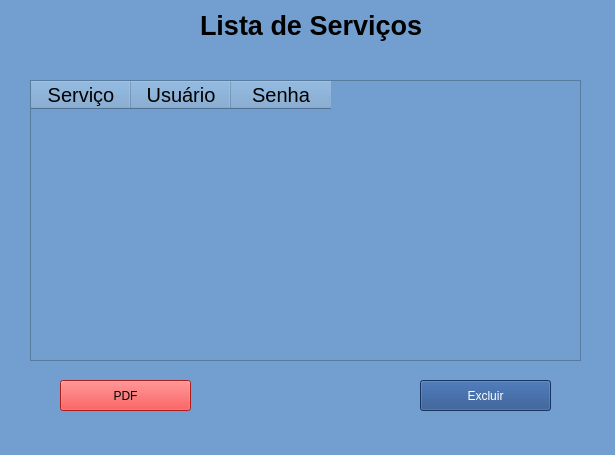
<?xml version="1.0" encoding="UTF-8"?>
<ui version="4.0">
 <class>MainWindow</class>
 <widget class="QMainWindow" name="MainWindow">
  <property name="geometry">
   <rect>
    <x>0</x>
    <y>0</y>
    <width>615</width>
    <height>455</height>
   </rect>
  </property>
  <property name="windowTitle">
   <string>MainWindow</string>
  </property>
  <property name="styleSheet">
   <string notr="true">background-color: rgb(114, 159, 207);</string>
  </property>
  <widget class="QWidget" name="centralwidget">
   <widget class="QLabel" name="label">
    <property name="geometry">
     <rect>
      <x>200</x>
      <y>10</y>
      <width>231</width>
      <height>31</height>
     </rect>
    </property>
    <property name="font">
     <font>
      <family>Arial</family>
      <pointsize>20</pointsize>
      <weight>75</weight>
      <bold>true</bold>
     </font>
    </property>
    <property name="text">
     <string>Lista de Serviços</string>
    </property>
   </widget>
   <widget class="QTableWidget" name="tbl_servicos">
    <property name="geometry">
     <rect>
      <x>30</x>
      <y>80</y>
      <width>551</width>
      <height>281</height>
     </rect>
    </property>
    <property name="minimumSize">
     <size>
      <width>551</width>
      <height>0</height>
     </size>
    </property>
    <property name="sortingEnabled">
     <bool>false</bool>
    </property>
    <column>
     <property name="text">
      <string>Serviço</string>
     </property>
     <property name="font">
      <font>
       <family>Arial</family>
       <pointsize>15</pointsize>
      </font>
     </property>
    </column>
    <column>
     <property name="text">
      <string notr="true">Usuário</string>
     </property>
     <property name="font">
      <font>
       <family>Arial</family>
       <pointsize>15</pointsize>
       <weight>50</weight>
       <bold>false</bold>
      </font>
     </property>
    </column>
    <column>
     <property name="text">
      <string>Senha</string>
     </property>
     <property name="font">
      <font>
       <family>Arial</family>
       <pointsize>15</pointsize>
      </font>
     </property>
    </column>
   </widget>
   <widget class="QPushButton" name="btn_pdf">
    <property name="geometry">
     <rect>
      <x>60</x>
      <y>380</y>
      <width>131</width>
      <height>31</height>
     </rect>
    </property>
    <property name="styleSheet">
     <string notr="true">color: rgb(0, 0, 0);
background-color: rgb(239, 41, 41);</string>
    </property>
    <property name="text">
     <string>PDF</string>
    </property>
   </widget>
   <widget class="QPushButton" name="btn_excluir">
    <property name="geometry">
     <rect>
      <x>420</x>
      <y>380</y>
      <width>131</width>
      <height>31</height>
     </rect>
    </property>
    <property name="styleSheet">
     <string notr="true">color: rgb(255, 255, 255);
background-color: rgb(32, 74, 135);</string>
    </property>
    <property name="text">
     <string>Excluir</string>
    </property>
   </widget>
  </widget>
 </widget>
 <resources/>
 <connections/>
</ui>
